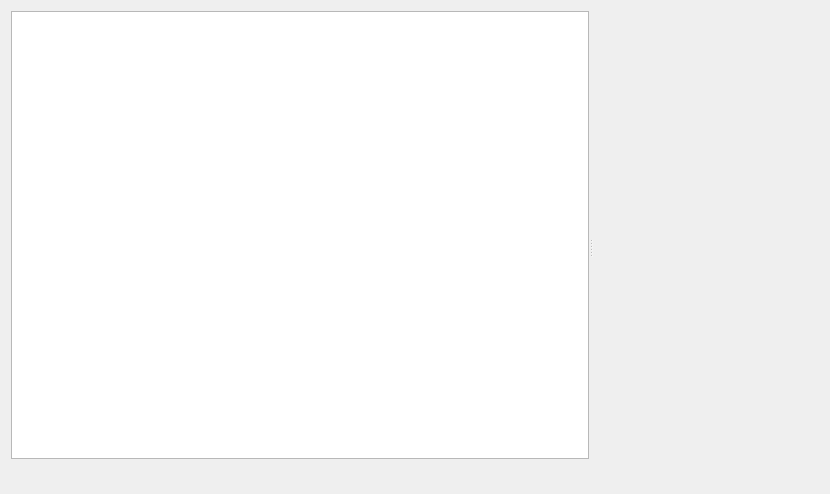
<?xml version="1.0" encoding="UTF-8"?>
<ui version="4.0">
 <class>ImageViewer</class>
 <widget class="QWidget" name="ImageViewer">
  <property name="geometry">
   <rect>
    <x>0</x>
    <y>0</y>
    <width>830</width>
    <height>494</height>
   </rect>
  </property>
  <property name="windowTitle">
   <string>Form</string>
  </property>
  <layout class="QVBoxLayout" name="verticalLayout">
   <item>
    <widget class="QSplitter" name="splitter">
     <property name="orientation">
      <enum>Qt::Horizontal</enum>
     </property>
     <widget class="QWidget" name="verticalLayoutWidget">
      <layout class="QVBoxLayout" name="verticalLayout_2">
       <property name="topMargin">
        <number>0</number>
       </property>
       <item>
        <widget class="QGraphicsView" name="imageWidget">
         <property name="backgroundBrush">
          <brush brushstyle="Dense1Pattern">
           <color alpha="255">
            <red>211</red>
            <green>215</green>
            <blue>207</blue>
           </color>
          </brush>
         </property>
         <property name="foregroundBrush">
          <brush brushstyle="NoBrush">
           <color alpha="255">
            <red>255</red>
            <green>255</green>
            <blue>255</blue>
           </color>
          </brush>
         </property>
         <property name="dragMode">
          <enum>QGraphicsView::ScrollHandDrag</enum>
         </property>
         <property name="transformationAnchor">
          <enum>QGraphicsView::AnchorUnderMouse</enum>
         </property>
         <property name="resizeAnchor">
          <enum>QGraphicsView::AnchorUnderMouse</enum>
         </property>
        </widget>
       </item>
       <item>
        <widget class="QWidget" name="infoForm" native="true">
         <layout class="QFormLayout" name="formLayout"/>
        </widget>
       </item>
      </layout>
     </widget>
     <widget class="PaletteView" name="paletteViewer" native="true">
      <property name="sizePolicy">
       <sizepolicy hsizetype="Maximum" vsizetype="Preferred">
        <horstretch>0</horstretch>
        <verstretch>0</verstretch>
       </sizepolicy>
      </property>
      <property name="maximumSize">
       <size>
        <width>300</width>
        <height>16777215</height>
       </size>
      </property>
      <property name="baseSize">
       <size>
        <width>200</width>
        <height>0</height>
       </size>
      </property>
     </widget>
    </widget>
   </item>
  </layout>
 </widget>
 <customwidgets>
  <customwidget>
   <class>PaletteView</class>
   <extends>QWidget</extends>
   <header>paletteview.h</header>
   <container>1</container>
   <slots>
    <signal>paletteChanged(QString)</signal>
   </slots>
  </customwidget>
 </customwidgets>
 <resources/>
 <connections>
  <connection>
   <sender>paletteViewer</sender>
   <signal>paletteChanged(QString)</signal>
   <receiver>ImageViewer</receiver>
   <slot>handlePaletteChanged(QString)</slot>
   <hints>
    <hint type="sourcelabel">
     <x>409</x>
     <y>118</y>
    </hint>
    <hint type="destinationlabel">
     <x>339</x>
     <y>4</y>
    </hint>
   </hints>
  </connection>
 </connections>
 <slots>
  <slot>handlePaletteChanged(QString)</slot>
 </slots>
</ui>
